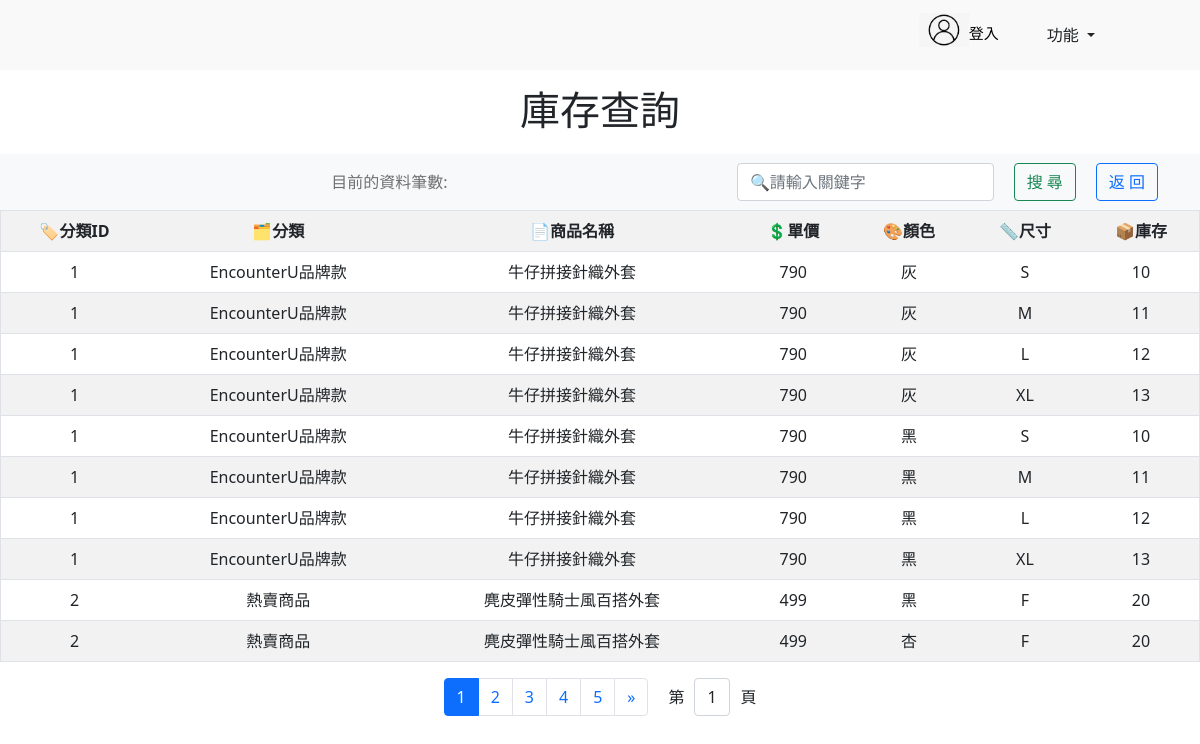
The page /inventorysheet/ on the database its author committed.
### shopping_app/models.py (models this page shows)
class Products(models.Model):
    ProductID = models.AutoField(primary_key=True, verbose_name='商品ID')
    ProductName = models.CharField(max_length=100, verbose_name='商品名稱' , default='')
    Price = models.IntegerField(default=0, verbose_name='價格')
    Type_id = models.ForeignKey(ProductTypeModel, on_delete=models.CASCADE, verbose_name='分類ID')

### shopping_app/views.py (the view)
# urls.py: path('inventorysheet/',views.inventorysheet),  #庫存查詢
@csrf_exempt
def inventorysheet(request):  #庫存查詢
    if 'site_search' in request.POST:
        site_search = request.POST["site_search"]
        site_search = site_search.strip() #去空白
        keywords = site_search.split(" ")#字元切割
        q_objects = Q()
        color_filter = Q()
        for keyword in keywords:
            if keyword != "":
                status = True
                q_objects.add(Q(Type_id__TypeID__contains=keyword), Q.OR)
                q_objects.add(Q(Type_id__TypeName__contains=keyword), Q.OR)
                q_objects.add(Q(ProductName__contains=keyword), Q.OR)
                q_objects.add(Q(Price__contains=keyword), Q.OR)
                q_objects.add(Q(productcolorsizestocks__Color_id__ColorName__contains=keyword), Q.OR)
                q_objects.add(Q(productcolorsizestocks__Size_id__SizeName__contains=keyword), Q.OR)
                q_objects.add(Q(productcolorsizestocks__Stock__contains=keyword), Q.OR)
        result_data1 = Products.objects.filter(q_objects).distinct('ProductID')
        result_data2 = result_data1.values(
            'Type_id__TypeID',
            'Type_id__TypeName',
            'ProductName',
            'Price',
            'productcolorsizestocks__Color_id__ColorName',
            'productcolorsizestocks__Size_id__SizeName',
            'productcolorsizestocks__Stock'
        )
        resultList = result_data2.distinct()
        for item in resultList:
            print('item=',item)
        productcolorsizestocks = len(resultList)
    else:
        result_data1 = Products.objects.all()
        result_data2 = result_data1.values(
            'Type_id__TypeID',
            'Type_id__TypeName',
            'ProductName',
            'Price',
            'productcolorsizestocks__Color_id__ColorName',
            'productcolorsizestocks__Size_id__SizeName',
            'productcolorsizestocks__Stock'
        )
        resultList = result_data2.distinct()
        print('resultList的長度為',len(resultList))
        productcolorsizestocks = len(resultList)
    if not resultList:
        errormessage = "無資料"
        status = False
    else:
        errormessage = ""
        status = True
    return render(request,"inventorysheet.html",locals())

### templates/inventorysheet.html (shortened to what this page needs)
<!DOCTYPE html>
<html lang="en">
<head>
    {% load static %}
    <link rel="stylesheet" href="{% static './inventorysheet.css' %}">
    <link rel="stylesheet" href="{% static './css/bootstrap.min.css' %}">
</head>
<body>
    <nav class="navbar navbar-light bg-rgb(255, 255, 235) navbar-expand-md" id="top-1">
        <div class="container-fluid">
            <div class="d-flex justify-content-center align-items-center">
                <p id="cart_text" class="d-md-inline">
                    <div>
                        {% if request.user.is_authenticated %}
                            <div>
                                <a href="/adminlogout/" id="sign_in">
                                    <img src="{% static './images/member4_0.png' %}" id="member" />{{ user.username }} / 登出
                                </a>
                            </div>
                        {% else %}
                            <div>
                                <a href="/adminlogin/" id="sign_in">
                                    <img src="{% static './images/member4_0.png' %}" id="member" />登入
                                </a>
                            </div>
                        {% endif %}
                    </div>
                    <div class="dropdown" id="top-2" style="margin-left: 10px; margin-right: 80px;">
                        <a class="btn btn-second btn-md dropdown-toggle" href="#" role="button" id="dropdownMenuLink" data-bs-toggle="dropdown" aria-haspopup="true" aria-expanded="false">
                            功能
                        </a>
                    </div>
                </p>
            </div>
        </div>
    </nav>
    <div class="container">
        <div class="head_content text-center mt-3">
            <h1 class="title">庫存查詢</h1>
        </div>
    </div>
    <nav class="navbar navbar-expand-lg navbar-light bg-light">
        <div class="container d-flex justify-content-between align-items-center">
            <span class="navbar-text flex-grow-1 text-center">目前的資料筆數: {{ productcolorsizestocks.count }}</span>
            <form class="form-inline d-flex" action="/inventorysheet/" method="post">
                <input class="form-control ml-auto" type="search" id="site_search" name="site_search" placeholder="🔍請輸入關鍵字" >
                <button class="btn btn-outline-success" type="submit" id="btn_search">搜 尋</button>
                <button class="btn btn-outline-primary" type="button" id="btn_back" onclick="history.back()">返 回</button>
            </form>
        </div>
    </nav>
    {% if status %}
        <table cellpadding="20" cellspacing="0"class="table table-striped table-hover" id="data-table">
            <tr>
                <th>🏷️分類ID</th>
                <th>🗂️分類</th>
                <th>📄商品名稱</th>
                <th>💲單價</th>
                <th>🎨顏色</th>
                <th>📏尺寸</th>
                <th>📦庫存</th>
            </tr>
            {% for order in resultList %}
                <tr>
                    <td>{{ order.Type_id__TypeID }}</td>
                    <td>{{ order.Type_id__TypeName }}</td>
                    <td>{{ order.ProductName }}</td>
                    <td>{{ order.Price }}</td>
                    <td>{{ order.productcolorsizestocks__Color_id__ColorName }}</td>
                    <td>{{ order.productcolorsizestocks__Size_id__SizeName}}</td>
                    <td>{{ order.productcolorsizestocks__Stock }}</td>
                </tr>
            {% endfor %}
        </table>
        <nav aria-label="Page navigation example">
            <div class="d-flex justify-content-center">
                <ul class="pagination d-flex justify-content-center">
                </ul>
                <div class="form-group d-flex  align-items-center">
                    <label for="pageSelect">第</label>
                    <select class="form-control" id="pageSelect">
                        <option value="1">1</option>
                    </select>
                    <label>頁</label>
                </div>
            </div>
        </nav>
    {% else %}
        <h1>無資料</h1>
    {% endif %}
</body>
</html>

### static/inventorysheet.css (style rules this page uses)
* { margin: 0px; padding: 0px; width: auto; }
#top-1 { position: relative; height: 70px; background-color: #f9f9f9; z-index: 4; }
#cart_text { font-size: 15px; margin-right: 60px; margin-bottom: 3px; color: #000; text-decoration: none; }
#sign_in { font-size: 15px; margin-right: 25px; height: auto; margin-top: 10px; color: #000; text-decoration: none; }
a { color: #000; text-decoration: none; }
#member { width: 50px; margin-bottom: 10px; }
h1 { text-align: center; }
table, th ,td { border: 1px solid; border-collapse: collapse; }
table { margin-left: auto; margin-right: auto; text-align: center; }
.head_content { margin-bottom: 20px; }
#btn_search { margin-right: 20px; margin-left: 20px; white-space: nowrap; }
#btn_back { white-space: nowrap; }
.pagination { display: flex; justify-content: center; margin: 0; padding: 0; margin-right: 20px; }
#pageSelect { margin-left: 10px; margin-right: 10px; }

### rows shown on the page
Products: Type_id__TypeID "1", Type_id__TypeName "EncounterU品牌款", ProductName "牛仔拼接針織外套", Price "790", productcolorsizestocks__Color_id__ColorName "灰", productcolorsizestocks__Size_id__SizeName "S", productcolorsizestocks__Stock "10", productcolorsizestocks__Size_id__SizeName "M", productcolorsizestocks__Stock "11", productcolorsizestocks__Size_id__SizeName "L", productcolorsizestocks__Stock "12", productcolorsizestocks__Size_id__SizeName "XL", productcolorsizestocks__Stock "13", productcolorsizestocks__Color_id__ColorName "黑"
Products: Type_id__TypeID "2", Type_id__TypeName "熱賣商品", ProductName "麂皮彈性騎士風百搭外套", Price "499", productcolorsizestocks__Color_id__ColorName "黑", productcolorsizestocks__Size_id__SizeName "F", productcolorsizestocks__Stock "20", productcolorsizestocks__Color_id__ColorName "杏"
